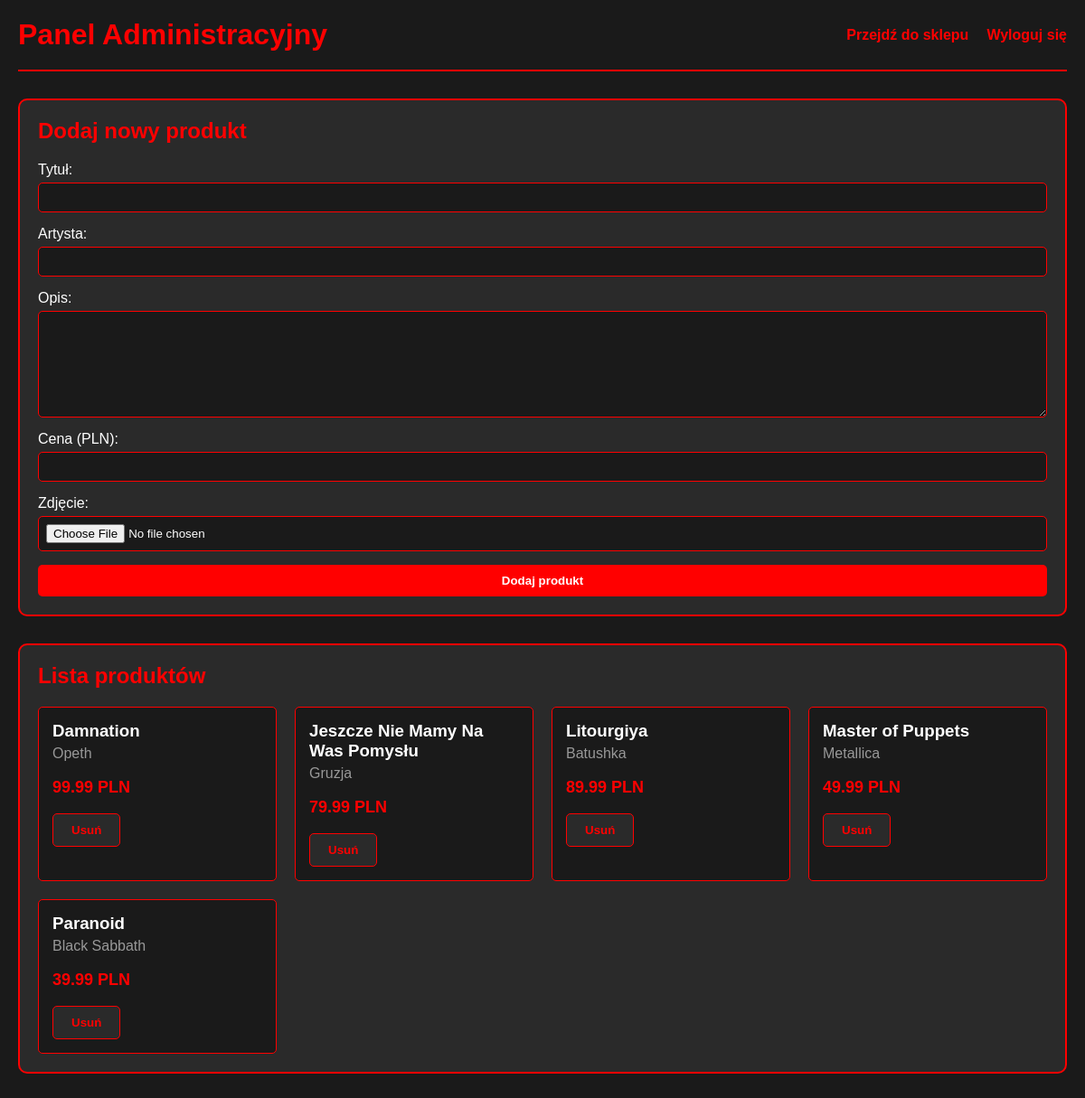
Page /admin_panel.php (signed in) on the committed database.
### tables this page shows
CREATE TABLE IF NOT EXISTS products (
    id INT AUTO_INCREMENT PRIMARY KEY,
    title VARCHAR(100) NOT NULL,
    artist VARCHAR(100) NOT NULL,
    price DECIMAL(10,2) NOT NULL,
    image VARCHAR(255) NOT NULL,
    description TEXT,
    created_at TIMESTAMP DEFAULT CURRENT_TIMESTAMP
);

### admin_panel.php (the view, shortened to what this page needs)
<?php
$servername = "localhost";
$dbname = "metalvault";
$username = "root";
$password = "";
$conn = new mysqli($servername, $username, $password, $dbname);
$sql = "SELECT * FROM products ORDER BY created_at DESC";
$result = $conn->query($sql);
?>
<!DOCTYPE html>
<html lang="pl">
<head>
</head>
<body>
    <div class="admin-container">
        <div class="admin-header">
            <h1 class="admin-title">Panel Administracyjny</h1>
            <div class="admin-nav">
                <a href="index.php" class="nav-link">Przejdź do sklepu</a>
                <a href="admin_logout.php" class="nav-link">Wyloguj się</a>
            </div>
        </div>
        <div class="admin-section">
            <h2 class="section-title">Dodaj nowy produkt</h2>
            <form method="POST" enctype="multipart/form-data" class="product-form">
                <div class="form-group">
                    <label class="form-label">Tytuł:</label>
                    <input type="text" name="title" class="form-input" required>
                </div>
                <div class="form-group">
                    <label class="form-label">Artysta:</label>
                    <input type="text" name="artist" class="form-input" required>
                </div>
                <div class="form-group">
                    <label class="form-label">Opis:</label>
                    <textarea name="description" class="form-input form-textarea" required></textarea>
                </div>
                <div class="form-group">
                    <label class="form-label">Cena (PLN):</label>
                    <input type="number" name="price" step="0.01" class="form-input" required>
                </div>
                <div class="form-group">
                    <label class="form-label">Zdjęcie:</label>
                    <input type="file" name="image" class="form-input" accept="image/*" required>
                </div>
                <button type="submit" class="btn">Dodaj produkt</button>
            </form>
        </div>
        <div class="admin-section">
            <h2 class="section-title">Lista produktów</h2>
            <div class="products-grid">
                <?php while ($product = $result->fetch_assoc()): ?>
                    <div class="product-card">
                        <h3 class="product-title"><?php echo htmlspecialchars($product['title']); ?></h3>
                        <p class="product-artist"><?php echo htmlspecialchars($product['artist']); ?></p>
                        <p class="product-price"><?php echo number_format($product['price'], 2); ?> PLN</p>
                        <div class="product-actions">
                            <form method="POST" style="display: inline;">
                                <button type="submit" class="btn btn-delete" onclick="return confirm('Czy na pewno chcesz usunąć ten produkt?')">Usuń</button>
                            </form>
                        </div>
                    </div>
                <?php endwhile; ?>
            </div>
        </div>
    </div>
</body>
</html>

### admin_panel.php (style rules this page uses)
body { background-color: #1a1a1a; font-family: "Comic Sans MS", cursive, sans-serif; color: #ffffff; margin: 0; padding: 20px; }
.admin-header { display: flex; justify-content: space-between; align-items: center; margin-bottom: 30px; padding-bottom: 20px; border-bottom: 2px solid #ff0000; }
.admin-title { color: #ff0000; margin: 0; }
.admin-nav { display: flex; gap: 20px; }
.nav-link { color: #ff0000; text-decoration: none; font-weight: bold; transition: color 0.3s; }
.admin-container { max-width: 1200px; margin: 0 auto; }
.admin-section { background-color: #2a2a2a; padding: 20px; border-radius: 10px; margin-bottom: 30px; border: 2px solid #ff0000; }
.section-title { color: #ff0000; margin-top: 0; }
.product-form { display: grid; gap: 15px; }
.form-group { display: grid; gap: 5px; }
.form-label { color: #ffffff; }
.form-input { padding: 8px; background-color: #1a1a1a; border: 1px solid #ff0000; color: #ffffff; border-radius: 5px; }
.form-textarea { min-height: 100px; resize: vertical; }
.btn { padding: 10px 20px; background-color: #ff0000; color: #ffffff; border: none; border-radius: 5px; cursor: pointer; font-weight: bold; transition: background-color 0.3s; }
.products-grid { display: grid; grid-template-columns: repeat(auto-fill, minmax(250px, 1fr)); gap: 20px; margin-top: 20px; }
.product-card { background-color: #1a1a1a; border: 1px solid #ff0000; border-radius: 5px; padding: 15px; position: relative; }
.product-title { color: #ffffff; margin: 0 0 5px 0; }
.product-artist { color: #999999; margin: 0 0 10px 0; }
.product-price { color: #ff0000; font-weight: bold; font-size: 18px; }
.product-actions { display: flex; gap: 10px; margin-top: 15px; }
.btn-delete { background-color: #2a2a2a; color: #ff0000; border: 1px solid #ff0000; }

### rows in the picture
products: title "Damnation", artist "Opeth", price "99.99"
products: title "Jeszcze Nie Mamy Na Was Pomysłu", artist "Gruzja", price "79.99"
products: title "Litourgiya", artist "Batushka", price "89.99"
products: title "Master of Puppets", artist "Metallica", price "49.99"
products: title "Paranoid", artist "Black Sabbath", price "39.99"
